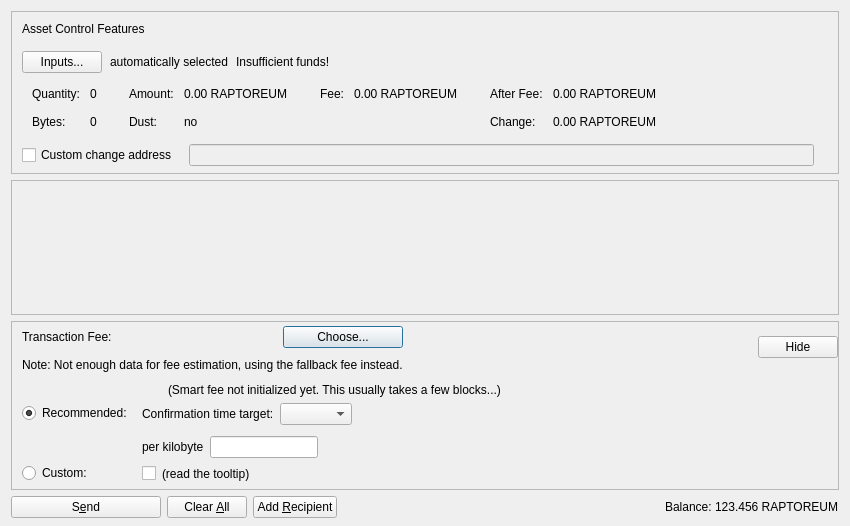
<?xml version="1.0" encoding="UTF-8"?>
<ui version="4.0">
 <class>SendAssetsDialog</class>
 <widget class="QDialog" name="SendAssetsDialog">
  <property name="geometry">
   <rect>
    <x>0</x>
    <y>0</y>
    <width>850</width>
    <height>526</height>
   </rect>
  </property>
  <property name="windowTitle">
   <string>Send Assets</string>
  </property>
  <layout class="QVBoxLayout" name="verticalLayout" stretch="0,1,0,0">
   <property name="bottomMargin">
    <number>8</number>
   </property>
   <item>
    <widget class="QFrame" name="frameAssetControl">
     <property name="sizePolicy">
      <sizepolicy hsizetype="Expanding" vsizetype="Expanding">
       <horstretch>0</horstretch>
       <verstretch>0</verstretch>
      </sizepolicy>
     </property>
     <property name="maximumSize">
      <size>
       <width>16777215</width>
       <height>16777215</height>
      </size>
     </property>
     <property name="frameShape">
      <enum>QFrame::StyledPanel</enum>
     </property>
     <property name="frameShadow">
      <enum>QFrame::Sunken</enum>
     </property>
     <layout class="QVBoxLayout" name="verticalLayoutAssetControl2">
      <property name="spacing">
       <number>0</number>
      </property>
      <property name="leftMargin">
       <number>0</number>
      </property>
      <property name="topMargin">
       <number>0</number>
      </property>
      <property name="rightMargin">
       <number>0</number>
      </property>
      <property name="bottomMargin">
       <number>6</number>
      </property>
      <item>
       <layout class="QVBoxLayout" name="verticalLayoutAssetControl" stretch="0,0,0,0,1">
        <property name="spacing">
         <number>0</number>
        </property>
        <property name="leftMargin">
         <number>10</number>
        </property>
        <property name="topMargin">
         <number>10</number>
        </property>
        <item>
         <layout class="QHBoxLayout" name="horizontalLayoutAssetControl1">
          <property name="bottomMargin">
           <number>15</number>
          </property>
          <item>
           <widget class="QLabel" name="labelAssetControlFeatures">
            <property name="sizePolicy">
             <sizepolicy hsizetype="Preferred" vsizetype="Maximum">
              <horstretch>0</horstretch>
              <verstretch>0</verstretch>
             </sizepolicy>
            </property>
            <property name="text">
             <string>Asset Control Features</string>
            </property>
           </widget>
          </item>
         </layout>
        </item>
        <item>
         <layout class="QHBoxLayout" name="horizontalLayoutAssetControl2" stretch="0,0,0,0">
          <property name="spacing">
           <number>8</number>
          </property>
          <property name="bottomMargin">
           <number>10</number>
          </property>
          <item>
           <widget class="QPushButton" name="pushButtonAssetControl">
            <property name="styleSheet">
             <string notr="true"/>
            </property>
            <property name="text">
             <string>Inputs...</string>
            </property>
            <property name="autoDefault">
             <bool>false</bool>
            </property>
           </widget>
          </item>
          <item>
           <widget class="QLabel" name="labelAssetControlAutomaticallySelected">
            <property name="text">
             <string>automatically selected</string>
            </property>
            <property name="margin">
             <number>5</number>
            </property>
           </widget>
          </item>
          <item>
           <widget class="QLabel" name="labelAssetControlInsuffFunds">
            <property name="text">
             <string>Insufficient funds!</string>
            </property>
            <property name="margin">
             <number>5</number>
            </property>
           </widget>
          </item>
          <item>
           <spacer name="horizontalSpacerAssetControl">
            <property name="orientation">
             <enum>Qt::Horizontal</enum>
            </property>
            <property name="sizeHint" stdset="0">
             <size>
              <width>40</width>
              <height>1</height>
             </size>
            </property>
           </spacer>
          </item>
         </layout>
        </item>
        <item>
         <widget class="QWidget" name="widgetAssetControl" native="true">
          <property name="sizePolicy">
           <sizepolicy hsizetype="Preferred" vsizetype="Preferred">
            <horstretch>0</horstretch>
            <verstretch>0</verstretch>
           </sizepolicy>
          </property>
          <property name="minimumSize">
           <size>
            <width>0</width>
            <height>0</height>
           </size>
          </property>
          <property name="styleSheet">
           <string notr="true"/>
          </property>
          <layout class="QHBoxLayout" name="horizontalLayoutAssetControl5">
           <property name="leftMargin">
            <number>0</number>
           </property>
           <property name="topMargin">
            <number>0</number>
           </property>
           <property name="rightMargin">
            <number>0</number>
           </property>
           <property name="bottomMargin">
            <number>0</number>
           </property>
           <item>
            <layout class="QHBoxLayout" name="horizontalLayoutAssetControl3" stretch="0,0,0,1">
             <property name="spacing">
              <number>20</number>
             </property>
             <property name="topMargin">
              <number>0</number>
             </property>
             <property name="bottomMargin">
              <number>10</number>
             </property>
             <item>
              <layout class="QFormLayout" name="formLayoutAssetControl1">
               <property name="horizontalSpacing">
                <number>10</number>
               </property>
               <property name="verticalSpacing">
                <number>14</number>
               </property>
               <property name="leftMargin">
                <number>10</number>
               </property>
               <property name="topMargin">
                <number>4</number>
               </property>
               <property name="rightMargin">
                <number>6</number>
               </property>
               <item row="0" column="0">
                <widget class="QLabel" name="labelAssetControlQuantityText">
                 <property name="text">
                  <string>Quantity:</string>
                 </property>
                 <property name="margin">
                  <number>0</number>
                 </property>
                </widget>
               </item>
               <item row="0" column="1">
                <widget class="QLabel" name="labelAssetControlQuantity">
                 <property name="cursor">
                  <cursorShape>IBeamCursor</cursorShape>
                 </property>
                 <property name="contextMenuPolicy">
                  <enum>Qt::ActionsContextMenu</enum>
                 </property>
                 <property name="text">
                  <string notr="true">0</string>
                 </property>
                 <property name="margin">
                  <number>0</number>
                 </property>
                 <property name="textInteractionFlags">
                  <set>Qt::LinksAccessibleByMouse|Qt::TextSelectableByKeyboard|Qt::TextSelectableByMouse</set>
                 </property>
                </widget>
               </item>
               <item row="1" column="0">
                <widget class="QLabel" name="labelAssetControlBytesText">
                 <property name="text">
                  <string>Bytes:</string>
                 </property>
                </widget>
               </item>
               <item row="1" column="1">
                <widget class="QLabel" name="labelAssetControlBytes">
                 <property name="cursor">
                  <cursorShape>IBeamCursor</cursorShape>
                 </property>
                 <property name="contextMenuPolicy">
                  <enum>Qt::ActionsContextMenu</enum>
                 </property>
                 <property name="text">
                  <string notr="true">0</string>
                 </property>
                 <property name="textInteractionFlags">
                  <set>Qt::LinksAccessibleByMouse|Qt::TextSelectableByKeyboard|Qt::TextSelectableByMouse</set>
                 </property>
                </widget>
               </item>
              </layout>
             </item>
             <item>
              <layout class="QFormLayout" name="formLayoutAssetControl2">
               <property name="horizontalSpacing">
                <number>10</number>
               </property>
               <property name="verticalSpacing">
                <number>14</number>
               </property>
               <property name="leftMargin">
                <number>6</number>
               </property>
               <property name="topMargin">
                <number>4</number>
               </property>
               <property name="rightMargin">
                <number>6</number>
               </property>
               <item row="0" column="0">
                <widget class="QLabel" name="labelAssetControlAmountText">
                 <property name="text">
                  <string>Amount:</string>
                 </property>
                 <property name="margin">
                  <number>0</number>
                 </property>
                </widget>
               </item>
               <item row="0" column="1">
                <widget class="QLabel" name="labelAssetControlAmount">
                 <property name="cursor">
                  <cursorShape>IBeamCursor</cursorShape>
                 </property>
                 <property name="contextMenuPolicy">
                  <enum>Qt::ActionsContextMenu</enum>
                 </property>
                 <property name="text">
                  <string notr="true">0.00 RAPTOREUM</string>
                 </property>
                 <property name="textInteractionFlags">
                  <set>Qt::LinksAccessibleByMouse|Qt::TextSelectableByKeyboard|Qt::TextSelectableByMouse</set>
                 </property>
                </widget>
               </item>
               <item row="1" column="0">
                <widget class="QLabel" name="labelAssetControlLowOutputText">
                 <property name="text">
                  <string>Dust:</string>
                 </property>
                </widget>
               </item>
               <item row="1" column="1">
                <widget class="QLabel" name="labelAssetControlLowOutput">
                 <property name="cursor">
                  <cursorShape>IBeamCursor</cursorShape>
                 </property>
                 <property name="contextMenuPolicy">
                  <enum>Qt::ActionsContextMenu</enum>
                 </property>
                 <property name="text">
                  <string notr="true">no</string>
                 </property>
                 <property name="textInteractionFlags">
                  <set>Qt::LinksAccessibleByMouse|Qt::TextSelectableByKeyboard|Qt::TextSelectableByMouse</set>
                 </property>
                </widget>
               </item>
              </layout>
             </item>
             <item>
              <layout class="QFormLayout" name="formLayoutAssetControl3">
               <property name="horizontalSpacing">
                <number>10</number>
               </property>
               <property name="verticalSpacing">
                <number>14</number>
               </property>
               <property name="leftMargin">
                <number>6</number>
               </property>
               <property name="topMargin">
                <number>4</number>
               </property>
               <property name="rightMargin">
                <number>6</number>
               </property>
               <item row="0" column="0">
                <widget class="QLabel" name="labelAssetControlFeeText">
                 <property name="text">
                  <string>Fee:</string>
                 </property>
                 <property name="margin">
                  <number>0</number>
                 </property>
                </widget>
               </item>
               <item row="0" column="1">
                <widget class="QLabel" name="labelAssetControlFee">
                 <property name="cursor">
                  <cursorShape>IBeamCursor</cursorShape>
                 </property>
                 <property name="contextMenuPolicy">
                  <enum>Qt::ActionsContextMenu</enum>
                 </property>
                 <property name="text">
                  <string notr="true">0.00 RAPTOREUM</string>
                 </property>
                 <property name="textInteractionFlags">
                  <set>Qt::LinksAccessibleByMouse|Qt::TextSelectableByKeyboard|Qt::TextSelectableByMouse</set>
                 </property>
                </widget>
               </item>
              </layout>
             </item>
             <item>
              <layout class="QFormLayout" name="formLayoutAssetControl4">
               <property name="horizontalSpacing">
                <number>10</number>
               </property>
               <property name="verticalSpacing">
                <number>14</number>
               </property>
               <property name="leftMargin">
                <number>6</number>
               </property>
               <property name="topMargin">
                <number>4</number>
               </property>
               <property name="rightMargin">
                <number>6</number>
               </property>
               <item row="0" column="0">
                <widget class="QLabel" name="labelAssetControlAfterFeeText">
                 <property name="text">
                  <string>After Fee:</string>
                 </property>
                 <property name="margin">
                  <number>0</number>
                 </property>
                </widget>
               </item>
               <item row="0" column="1">
                <widget class="QLabel" name="labelAssetControlAfterFee">
                 <property name="cursor">
                  <cursorShape>IBeamCursor</cursorShape>
                 </property>
                 <property name="contextMenuPolicy">
                  <enum>Qt::ActionsContextMenu</enum>
                 </property>
                 <property name="text">
                  <string notr="true">0.00 RAPTOREUM</string>
                 </property>
                 <property name="textInteractionFlags">
                  <set>Qt::LinksAccessibleByMouse|Qt::TextSelectableByKeyboard|Qt::TextSelectableByMouse</set>
                 </property>
                </widget>
               </item>
               <item row="1" column="0">
                <widget class="QLabel" name="labelAssetControlChangeText">
                 <property name="text">
                  <string>Change:</string>
                 </property>
                </widget>
               </item>
               <item row="1" column="1">
                <widget class="QLabel" name="labelAssetControlChange">
                 <property name="cursor">
                  <cursorShape>IBeamCursor</cursorShape>
                 </property>
                 <property name="contextMenuPolicy">
                  <enum>Qt::ActionsContextMenu</enum>
                 </property>
                 <property name="text">
                  <string notr="true">0.00 RAPTOREUM</string>
                 </property>
                 <property name="textInteractionFlags">
                  <set>Qt::LinksAccessibleByMouse|Qt::TextSelectableByKeyboard|Qt::TextSelectableByMouse</set>
                 </property>
                </widget>
               </item>
              </layout>
             </item>
            </layout>
           </item>
          </layout>
         </widget>
        </item>
        <item>
         <layout class="QHBoxLayout" name="horizontalLayoutAssetControl4" stretch="0,0,0">
          <property name="spacing">
           <number>12</number>
          </property>
          <property name="sizeConstraint">
           <enum>QLayout::SetDefaultConstraint</enum>
          </property>
          <property name="topMargin">
           <number>5</number>
          </property>
          <property name="rightMargin">
           <number>5</number>
          </property>
          <item>
           <widget class="QCheckBox" name="checkBoxAssetControlChange">
            <property name="toolTip">
             <string>If this is activated, but the change address is empty or invalid, change will be sent to a newly generated address.</string>
            </property>
            <property name="text">
             <string>Custom change address</string>
            </property>
           </widget>
          </item>
          <item>
           <widget class="QValidatedLineEdit" name="lineEditAssetControlChange">
            <property name="enabled">
             <bool>false</bool>
            </property>
            <property name="sizePolicy">
             <sizepolicy hsizetype="Expanding" vsizetype="Fixed">
              <horstretch>0</horstretch>
              <verstretch>0</verstretch>
             </sizepolicy>
            </property>
           </widget>
          </item>
          <item>
           <widget class="QLabel" name="labelAssetControlChangeLabel">
            <property name="sizePolicy">
             <sizepolicy hsizetype="Preferred" vsizetype="Expanding">
              <horstretch>0</horstretch>
              <verstretch>0</verstretch>
             </sizepolicy>
            </property>
            <property name="minimumSize">
             <size>
              <width>0</width>
              <height>0</height>
             </size>
            </property>
            <property name="text">
             <string/>
            </property>
            <property name="margin">
             <number>3</number>
            </property>
           </widget>
          </item>
         </layout>
        </item>
        <item>
         <spacer name="verticalSpacerAssetControl">
          <property name="orientation">
           <enum>Qt::Vertical</enum>
          </property>
          <property name="sizeHint" stdset="0">
           <size>
            <width>800</width>
            <height>1</height>
           </size>
          </property>
         </spacer>
        </item>
       </layout>
      </item>
     </layout>
    </widget>
   </item>
   <item>
    <widget class="QScrollArea" name="scrollArea">
     <property name="widgetResizable">
      <bool>true</bool>
     </property>
     <widget class="QWidget" name="scrollAreaWidgetContents">
      <property name="geometry">
       <rect>
        <x>0</x>
        <y>0</y>
        <width>830</width>
        <height>104</height>
       </rect>
      </property>
      <layout class="QVBoxLayout" name="verticalLayout_2" stretch="0,1">
       <property name="leftMargin">
        <number>0</number>
       </property>
       <property name="topMargin">
        <number>0</number>
       </property>
       <property name="rightMargin">
        <number>0</number>
       </property>
       <property name="bottomMargin">
        <number>0</number>
       </property>
       <item>
        <layout class="QVBoxLayout" name="entries">
         <property name="spacing">
          <number>6</number>
         </property>
        </layout>
       </item>
       <item>
        <spacer name="verticalSpacer">
         <property name="orientation">
          <enum>Qt::Vertical</enum>
         </property>
         <property name="sizeHint" stdset="0">
          <size>
           <width>20</width>
           <height>40</height>
          </size>
         </property>
        </spacer>
       </item>
      </layout>
     </widget>
    </widget>
   </item>
   <item>
    <widget class="QFrame" name="frameFee">
     <property name="sizePolicy">
      <sizepolicy hsizetype="Expanding" vsizetype="Expanding">
       <horstretch>0</horstretch>
       <verstretch>0</verstretch>
      </sizepolicy>
     </property>
     <property name="maximumSize">
      <size>
       <width>16777215</width>
       <height>16777215</height>
      </size>
     </property>
     <property name="frameShape">
      <enum>QFrame::StyledPanel</enum>
     </property>
     <property name="frameShadow">
      <enum>QFrame::Sunken</enum>
     </property>
     <layout class="QVBoxLayout" name="verticalLayoutFee1">
      <property name="spacing">
       <number>0</number>
      </property>
      <property name="leftMargin">
       <number>0</number>
      </property>
      <property name="topMargin">
       <number>0</number>
      </property>
      <property name="rightMargin">
       <number>0</number>
      </property>
      <property name="bottomMargin">
       <number>0</number>
      </property>
      <item>
       <layout class="QVBoxLayout" name="verticalLayoutFee2" stretch="0,0,0">
        <property name="spacing">
         <number>0</number>
        </property>
        <property name="leftMargin">
         <number>10</number>
        </property>
        <property name="topMargin">
         <number>0</number>
        </property>
        <item>
         <layout class="QHBoxLayout" name="horizontalLayoutFee1">
          <property name="bottomMargin">
           <number>0</number>
          </property>
          <item>
           <layout class="QVBoxLayout" name="verticalLayoutFee7">
            <property name="spacing">
             <number>0</number>
            </property>
            <item>
             <spacer name="verticalSpacerSmartFee">
              <property name="orientation">
               <enum>Qt::Vertical</enum>
              </property>
              <property name="sizeType">
               <enum>QSizePolicy::Fixed</enum>
              </property>
              <property name="sizeHint" stdset="0">
               <size>
                <width>1</width>
                <height>4</height>
               </size>
              </property>
             </spacer>
            </item>
            <item>
             <layout class="QHBoxLayout" name="horizontalLayoutSmartFee">
              <property name="spacing">
               <number>10</number>
              </property>
              <item>
               <widget class="QLabel" name="labelFeeHeadline">
                <property name="sizePolicy">
                 <sizepolicy hsizetype="Preferred" vsizetype="Maximum">
                  <horstretch>0</horstretch>
                  <verstretch>0</verstretch>
                 </sizepolicy>
                </property>
                <property name="text">
                 <string>Transaction Fee:</string>
                </property>
               </widget>
              </item>
              <item>
               <widget class="QLabel" name="labelFeeMinimized">
                <property name="text">
                 <string/>
                </property>
               </widget>
              </item>
              <item>
               <widget class="QPushButton" name="buttonChooseFee">
                <property name="text">
                 <string>Choose...</string>
                </property>
               </widget>
              </item>
             </layout>
            </item>
            <item>
             <spacer name="verticalSpacer_7">
              <property name="orientation">
               <enum>Qt::Vertical</enum>
              </property>
              <property name="sizeHint" stdset="0">
               <size>
                <width>1</width>
                <height>10</height>
               </size>
              </property>
             </spacer>
            </item>
            <item>
             <widget class="QLabel" name="fallbackFeeWarningLabel">
              <property name="toolTip">
               <string>Using the fallbackfee can result in sending a transaction that will take several hours or days (or never) to confirm. Consider choosing your fee manually or wait until you have validated the complete chain.</string>
              </property>
              <property name="text">
               <string>Note: Not enough data for fee estimation, using the fallback fee instead.</string>
              </property>
              <property name="wordWrap">
               <bool>false</bool>
              </property>
             </widget>
            </item>
            <item>
             <spacer name="verticalSpacer_5">
              <property name="orientation">
               <enum>Qt::Vertical</enum>
              </property>
              <property name="sizeHint" stdset="0">
               <size>
                <width>1</width>
                <height>1</height>
               </size>
              </property>
             </spacer>
            </item>
           </layout>
          </item>
          <item>
           <spacer name="horizontalSpacer_4">
            <property name="orientation">
             <enum>Qt::Horizontal</enum>
            </property>
            <property name="sizeHint" stdset="0">
             <size>
              <width>1</width>
              <height>1</height>
             </size>
            </property>
           </spacer>
          </item>
          <item>
           <widget class="QPushButton" name="buttonMinimizeFee">
            <property name="toolTip">
             <string>collapse fee-settings</string>
            </property>
            <property name="text">
             <string>Hide</string>
            </property>
           </widget>
          </item>
         </layout>
        </item>
        <item>
         <widget class="QFrame" name="frameFeeSelection">
          <layout class="QVBoxLayout" name="verticalLayoutFee12">
           <property name="spacing">
            <number>0</number>
           </property>
           <property name="leftMargin">
            <number>0</number>
           </property>
           <property name="topMargin">
            <number>0</number>
           </property>
           <property name="rightMargin">
            <number>0</number>
           </property>
           <property name="bottomMargin">
            <number>0</number>
           </property>
           <item>
            <layout class="QGridLayout" name="gridLayoutFee">
             <property name="topMargin">
              <number>10</number>
             </property>
             <property name="bottomMargin">
              <number>4</number>
             </property>
             <property name="horizontalSpacing">
              <number>10</number>
             </property>
             <property name="verticalSpacing">
              <number>4</number>
             </property>
             <item row="1" column="1">
              <layout class="QVBoxLayout" name="verticalLayoutFee8">
               <property name="spacing">
                <number>6</number>
               </property>
               <property name="topMargin">
                <number>3</number>
               </property>
               <item>
                <layout class="QHBoxLayout" name="horizontalLayoutFee13" stretch="0,0,1">
                 <item>
                  <widget class="QLabel" name="labelCustomPerKilobyte">
                   <property name="toolTip">
                    <string>If the custom fee is set to 1000 ruffs and the transaction is only 250 bytes, then &quot;per kilobyte&quot; only pays 250 ruffs in fee,&lt;br /&gt;while &quot;at least&quot; pays 1000 ruffs. For transactions bigger than a kilobyte both pay by kilobyte.</string>
                   </property>
                   <property name="text">
                    <string>per kilobyte</string>
                   </property>
                  </widget>
                 </item>
                 <item>
                  <widget class="BitcoinAmountField" name="customFee"/>
                 </item>
                 <item>
                  <spacer name="horizontalSpacer_6">
                   <property name="orientation">
                    <enum>Qt::Horizontal</enum>
                   </property>
                   <property name="sizeHint" stdset="0">
                    <size>
                     <width>1</width>
                     <height>1</height>
                    </size>
                   </property>
                  </spacer>
                 </item>
                </layout>
               </item>
               <item>
                <layout class="QHBoxLayout" name="horizontalLayoutFee8">
                 <item>
                  <widget class="QCheckBox" name="checkBoxMinimumFee">
                   <property name="toolTip">
                    <string>Paying only the minimum fee is just fine as long as there is less transaction volume than space in the blocks.&lt;br /&gt;But be aware that this can end up in a never confirming transaction once there is more demand for 405Coin transactions than the network can process.</string>
                   </property>
                   <property name="text">
                    <string/>
                   </property>
                  </widget>
                 </item>
                 <item>
                  <widget class="QLabel" name="labelMinFeeWarning">
                   <property name="enabled">
                    <bool>true</bool>
                   </property>
                   <property name="toolTip">
                    <string>Paying only the minimum fee is just fine as long as there is less transaction volume than space in the blocks.&lt;br /&gt;But be aware that this can end up in a never confirming transaction once there is more demand for 405Coin transactions than the network can process.</string>
                   </property>
                   <property name="text">
                    <string>(read the tooltip)</string>
                   </property>
                   <property name="margin">
                    <number>5</number>
                   </property>
                  </widget>
                 </item>
                 <item>
                  <spacer name="horizontalSpacer_2">
                   <property name="orientation">
                    <enum>Qt::Horizontal</enum>
                   </property>
                   <property name="sizeHint" stdset="0">
                    <size>
                     <width>1</width>
                     <height>1</height>
                    </size>
                   </property>
                  </spacer>
                 </item>
                </layout>
               </item>
              </layout>
             </item>
             <item row="0" column="0">
              <layout class="QVBoxLayout" name="verticalLayoutFee4" stretch="0,1">
               <property name="topMargin">
                <number>20</number>
               </property>
               <property name="bottomMargin">
                <number>3</number>
               </property>
               <item>
                <widget class="QRadioButton" name="radioSmartFee">
                 <property name="text">
                  <string>Recommended:</string>
                 </property>
                 <property name="checked">
                  <bool>true</bool>
                 </property>
                 <attribute name="buttonGroup">
                  <string notr="true">groupFee</string>
                 </attribute>
                </widget>
               </item>
               <item>
                <spacer name="verticalSpacer_2">
                 <property name="orientation">
                  <enum>Qt::Vertical</enum>
                 </property>
                 <property name="sizeHint" stdset="0">
                  <size>
                   <width>1</width>
                   <height>1</height>
                  </size>
                 </property>
                </spacer>
               </item>
              </layout>
             </item>
             <item row="1" column="0">
              <layout class="QVBoxLayout" name="verticalLayoutFee9" stretch="0,1">
               <property name="topMargin">
                <number>30</number>
               </property>
               <item>
                <widget class="QRadioButton" name="radioCustomFee">
                 <property name="text">
                  <string>Custom:</string>
                 </property>
                 <attribute name="buttonGroup">
                  <string notr="true">groupFee</string>
                 </attribute>
                </widget>
               </item>
               <item>
                <spacer name="verticalSpacer_6">
                 <property name="orientation">
                  <enum>Qt::Vertical</enum>
                 </property>
                 <property name="sizeHint" stdset="0">
                  <size>
                   <width>1</width>
                   <height>1</height>
                  </size>
                 </property>
                </spacer>
               </item>
              </layout>
             </item>
             <item row="0" column="1">
              <layout class="QVBoxLayout" name="verticalLayoutFee3" stretch="0,0,1">
               <property name="spacing">
                <number>6</number>
               </property>
               <property name="topMargin">
                <number>0</number>
               </property>
               <property name="bottomMargin">
                <number>3</number>
               </property>
               <item>
                <layout class="QHBoxLayout" name="horizontalLayoutFee12">
                 <item>
                  <widget class="QLabel" name="labelSmartFee">
                   <property name="text">
                    <string/>
                   </property>
                   <property name="margin">
                    <number>2</number>
                   </property>
                  </widget>
                 </item>
                 <item>
                  <widget class="QLabel" name="labelFeeEstimation">
                   <property name="text">
                    <string/>
                   </property>
                  </widget>
                 </item>
                 <item>
                  <widget class="QLabel" name="labelSmartFee2">
                   <property name="text">
                    <string>(Smart fee not initialized yet. This usually takes a few blocks...)</string>
                   </property>
                   <property name="margin">
                    <number>2</number>
                   </property>
                  </widget>
                 </item>
                 <item>
                  <spacer name="horizontalSpacer_5">
                   <property name="orientation">
                    <enum>Qt::Horizontal</enum>
                   </property>
                   <property name="sizeHint" stdset="0">
                    <size>
                     <width>1</width>
                     <height>1</height>
                    </size>
                   </property>
                  </spacer>
                 </item>
                </layout>
               </item>
               <item>
                <layout class="QHBoxLayout" name="horizontalLayoutFee9">
                 <item>
                  <layout class="QVBoxLayout" name="verticalLayoutFee6">
                   <item>
                    <widget class="QLabel" name="labelSmartFee3">
                     <property name="text">
                      <string>Confirmation time target:</string>
                     </property>
                     <property name="margin">
                      <number>2</number>
                     </property>
                    </widget>
                   </item>
                  </layout>
                 </item>
                 <item>
                  <layout class="QVBoxLayout" name="verticalLayoutFee5">
                   <property name="rightMargin">
                    <number>30</number>
                   </property>
                   <item>
                    <layout class="QHBoxLayout" name="horizontalLayoutConfTarget">
                     <property name="bottomMargin">
                      <number>0</number>
                     </property>
                     <item>
                      <widget class="QComboBox" name="confTargetSelector"/>
                     </item>
                     <item>
                      <spacer name="horizontalSpacerConfTarget">
                       <property name="orientation">
                        <enum>Qt::Horizontal</enum>
                       </property>
                       <property name="sizeHint" stdset="0">
                        <size>
                         <width>40</width>
                         <height>20</height>
                        </size>
                       </property>
                      </spacer>
                     </item>
                    </layout>
                   </item>
                  </layout>
                 </item>
                </layout>
               </item>
               <item>
                <spacer name="verticalSpacer_4">
                 <property name="orientation">
                  <enum>Qt::Vertical</enum>
                 </property>
                 <property name="sizeHint" stdset="0">
                  <size>
                   <width>1</width>
                   <height>1</height>
                  </size>
                 </property>
                </spacer>
               </item>
              </layout>
             </item>
            </layout>
           </item>
          </layout>
         </widget>
        </item>
        <item>
         <spacer name="verticalSpacerFee">
          <property name="orientation">
           <enum>Qt::Vertical</enum>
          </property>
          <property name="sizeHint" stdset="0">
           <size>
            <width>800</width>
            <height>1</height>
           </size>
          </property>
         </spacer>
        </item>
       </layout>
      </item>
     </layout>
    </widget>
   </item>
   <item>
    <layout class="QHBoxLayout" name="horizontalLayout">
     <item>
      <widget class="QPushButton" name="sendButton">
       <property name="minimumSize">
        <size>
         <width>150</width>
         <height>0</height>
        </size>
       </property>
       <property name="toolTip">
        <string>Confirm the send action</string>
       </property>
       <property name="text">
        <string>S&amp;end</string>
       </property>
       <property name="autoDefault">
        <bool>false</bool>
       </property>
       <property name="default">
        <bool>false</bool>
       </property>
      </widget>
     </item>
     <item>
      <widget class="QPushButton" name="clearButton">
       <property name="sizePolicy">
        <sizepolicy hsizetype="Minimum" vsizetype="Fixed">
         <horstretch>0</horstretch>
         <verstretch>0</verstretch>
        </sizepolicy>
       </property>
       <property name="toolTip">
        <string>Clear all fields of the form.</string>
       </property>
       <property name="text">
        <string>Clear &amp;All</string>
       </property>
       <property name="autoDefault">
        <bool>false</bool>
       </property>
      </widget>
     </item>
     <item>
      <widget class="QPushButton" name="addButton">
       <property name="toolTip">
        <string>Send to multiple recipients at once</string>
       </property>
       <property name="text">
        <string>Add &amp;Recipient</string>
       </property>
       <property name="autoDefault">
        <bool>false</bool>
       </property>
      </widget>
     </item>
     <item>
      <spacer name="horizontalSpacer">
       <property name="orientation">
        <enum>Qt::Horizontal</enum>
       </property>
       <property name="sizeHint" stdset="0">
        <size>
         <width>40</width>
         <height>20</height>
        </size>
       </property>
      </spacer>
     </item>
     <item>
      <layout class="QHBoxLayout" name="horizontalLayout_2">
       <property name="spacing">
        <number>3</number>
       </property>
       <item>
        <widget class="QLabel" name="labelBalanceText">
         <property name="text">
          <string>Balance:</string>
         </property>
        </widget>
       </item>
       <item>
        <widget class="QLabel" name="labelBalance">
         <property name="sizePolicy">
          <sizepolicy hsizetype="Preferred" vsizetype="Preferred">
           <horstretch>0</horstretch>
           <verstretch>0</verstretch>
          </sizepolicy>
         </property>
         <property name="cursor">
          <cursorShape>IBeamCursor</cursorShape>
         </property>
         <property name="text">
          <string notr="true">123.456 RAPTOREUM</string>
         </property>
         <property name="textInteractionFlags">
          <set>Qt::LinksAccessibleByMouse|Qt::TextSelectableByKeyboard|Qt::TextSelectableByMouse</set>
         </property>
        </widget>
       </item>
      </layout>
     </item>
    </layout>
   </item>
  </layout>
 </widget>
 <customwidgets>
  <customwidget>
   <class>QValidatedLineEdit</class>
   <extends>QLineEdit</extends>
   <header>qt/qvalidatedlineedit.h</header>
  </customwidget>
  <customwidget>
   <class>BitcoinAmountField</class>
   <extends>QLineEdit</extends>
   <header>qt/bitcoinamountfield.h</header>
   <container>1</container>
  </customwidget>
 </customwidgets>
 <resources>
  <include location="../405Coin.qrc"/>
 </resources>
 <connections/>
 <buttongroups>
  <buttongroup name="groupFee"/>
 </buttongroups>
</ui>
